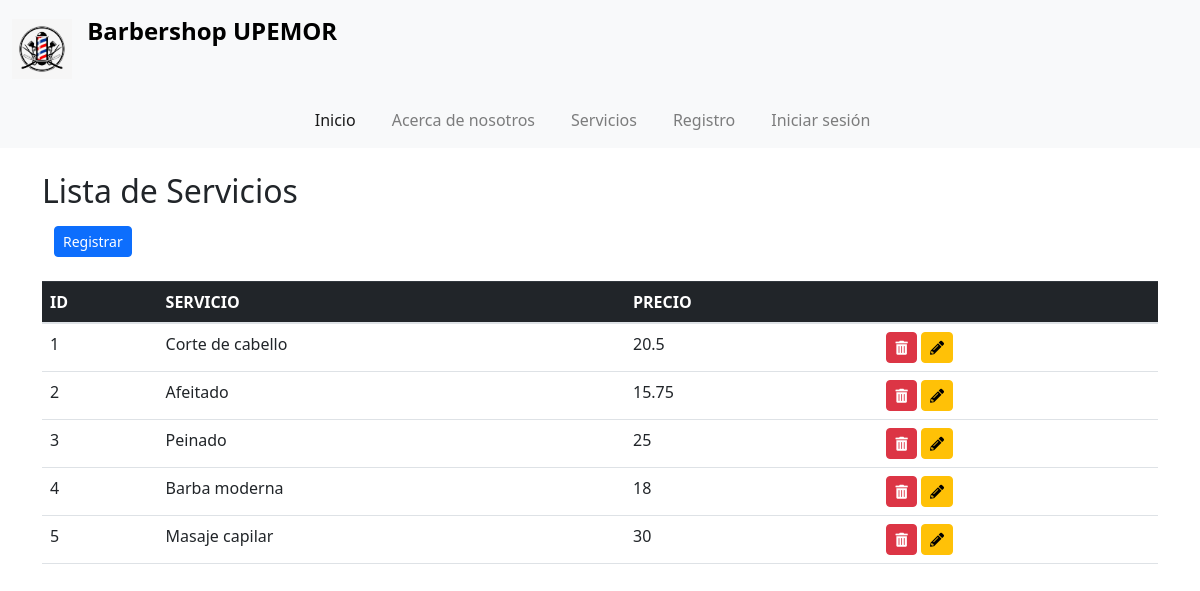
The page /EI_PW/admServicios.php on the database its author committed.
### tables this page shows
CREATE TABLE servicios (
	idServicios INT AUTO_INCREMENT PRIMARY KEY,
	especialidad VARCHAR(50) NOT NULL,
	precio FLOAT
);

### EI_PW/admServicios.php (the view, shortened to what this page needs)
<?php include 'Usertype.php'?>
<!DOCTYPE html>
<html lang="en">
<head>
    <link href="https://cdn.jsdelivr.net/npm/bootstrap@5.3.0/dist/css/bootstrap.min.css" rel="stylesheet">
</head>
<body>
    <div class="container mt-4">
        <h2>Lista de Servicios</h2>
        <div class="container mt-3">
            <div class="text-start">
                <button type="button" class="btn btn-primary btn-sm" data-bs-toggle="modal" data-bs-target="#mdRegistro">Registrar</button>
            </div>
        </div><br>
        <table class="table table-hover">
            <thead>
                <tr class="table-dark">
                    <th>ID</th>
                    <th>SERVICIO</th>
                    <th>PRECIO</th>
                    <th></th>
                </tr>
            </thead>
            <tbody>
                <?php
                include 'Static/connect/conexion.php';
                $sql = $conexion->query("SELECT * FROM servicios");
                    while($datos = $sql->fetch_object()) {?>
                        <tr>
                            <td name="id"><?=$datos->idServicios?></td>
                            <td><?=$datos->especialidad?></td>
                            <td><?=$datos->precio?></td>
                            <td>
                                <button type="button" class="btn btn-danger btn-sm" data-bs-toggle="modal" data-bs-target="#mdEliminar<?=$datos->idServicios?>"><i class="fas fa-trash-alt"></i></button>
                                <button type="button" class="btn btn-warning btn-sm" data-bs-toggle="modal" data-bs-target="#mdActualizar<?=$datos->idServicios?>"><i class="fas fa-pencil-alt"></i></button>
                            </td>
                        </tr>
                   <?php }  ?>
            </tbody>
        </table>
    </div>
    <link href="https://cdn.jsdelivr.net/npm/bootstrap@5.3.0/dist/css/bootstrap.min.css" rel="stylesheet">
    <link href="https://cdnjs.cloudflare.com/ajax/libs/font-awesome/5.15.4/css/all.min.css" rel="stylesheet">
</body>
</html>

### EI_PW/UserType.php (shortened to what this page needs)
<?php
    if (isset($_SESSION['email'])) {
        $user = $_SESSION['email'];
        $password = $_SESSION['contra'];
        $idUser= $_SESSION['idusuario'];
         ?>
        <?php
            if ($user == "max175@gmail.com" && $password == "max175") {
                $_SESSION['user_type'] = 'admin';
                ?>
                <?php include'includes/header.php' ?>
                <?php
            } else{
                $_SESSION['user_type'] = 'cliente';
                ?>
                <?php include'includes/headerClien.php' ?>
                <?php
            }
        ?>
        <?php
    }else{
        ?>
        <?php include'includes/headerCiber.php' ?>
        <?php
    }
?>

### EI_PW/includes/headerCiber.php (shortened to what this page needs)
<!DOCTYPE html>
<html lang="en">
<head>
    <link rel="stylesheet" href="../Static/css/styles.css">
    <link rel="stylesheet" href="https://maxcdn.bootstrapcdn.com/bootstrap/4.0.0/css/bootstrap.min.css">
</head>
<body>
    <header class="navbar bg-body-tertiary header">
    <div class="container-fluid">
        <a class="navbar-brand" href="index.php">
        <img src="Static/img/barberia_logo.jpg" alt="Logo" width="60" height="60" class="d-inline-block align-text-top">
        <span class="brand-text">Barbershop UPEMOR</span>
        </a>
    </div>
    </header>
    <nav class="navbar navbar-expand-lg navbar-light bg-light justify-content-center">
    <div class="container-fluid">
        <div class="collapse navbar-collapse justify-content-center" id="navbarNav">
        <ul class="navbar-nav">
            <li class="nav-item">
            <a class="nav-link active" aria-current="page" href="index.php">Inicio</a>
            </li>
            <li class="nav-item">
            <a class="nav-link" href="nosotros.php">Acerca de nosotros</a>
            </li>
            <li class="nav-item">
            <a class="nav-link" href="servicios.php">Servicios</a>
            </li>
            <li class="nav-item">
            <a class="nav-link" href="registro.php">Registro</a>
            </li>
            <li class="nav-item">
            <a class="nav-link" href="login.php">Iniciar sesión</a>
            </li>
        </ul>
        </div>
    </div>
    </nav>
</body>
</html>

### EI/Static/css/styles.css (style rules this page uses)
.navbar-nav { gap: 20px; display: flex; justify-content: space-evenly; margin-right: 15px; }
.header { padding: 15px; }
.brand-text { font-size: 1.5rem; font-weight: bold; margin-left: 10px; }

### rows shown on the page
servicios: idServicios "1", especialidad "Corte de cabello", precio "20.5"
servicios: idServicios "2", especialidad "Afeitado", precio "15.75"
servicios: idServicios "3", especialidad "Peinado", precio "25"
servicios: idServicios "4", especialidad "Barba moderna", precio "18"
servicios: idServicios "5", especialidad "Masaje capilar", precio "30"
